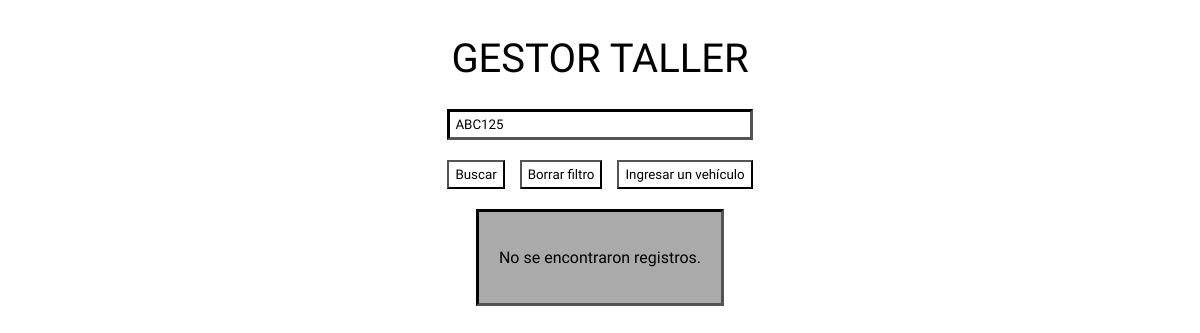
The app's page /index.php?patent=ABC125, older data.
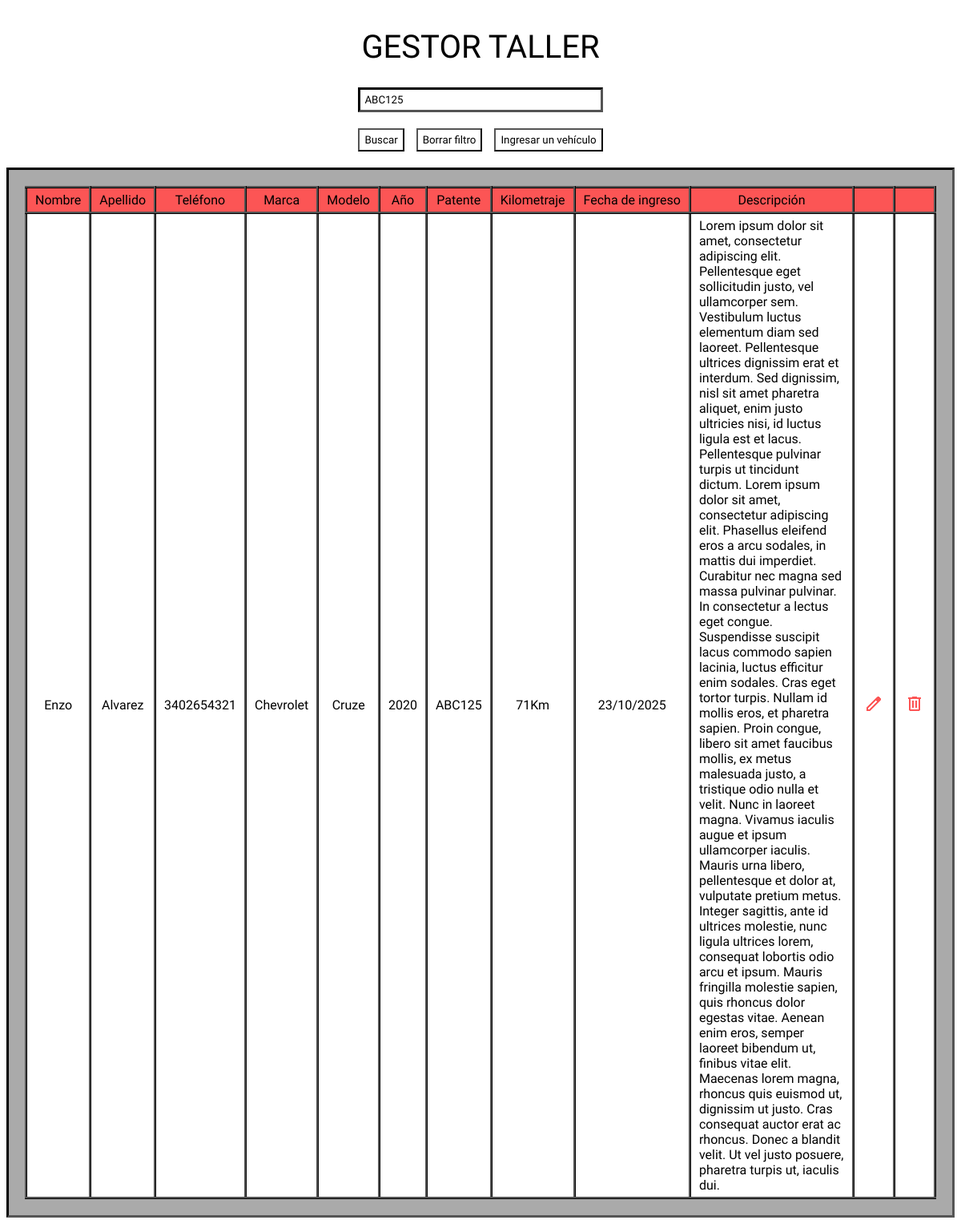
The same page, newer data.
### tables this page shows
CREATE TABLE register (
        id INTEGER PRIMARY KEY AUTOINCREMENT,
        id_client INTEGER DEFAULT NULL,
        id_vehicle INTEGER DEFAULT NULL,
        mileage INTEGER NOT NULL,
        entry_date date NOT NULL,
        descript varchar(100) DEFAULT NULL
    );

CREATE TABLE clients (
        id INTEGER PRIMARY KEY AUTOINCREMENT,
        name TEXT NOT NULL,
        surname TEXT NOT NULL,
        phone TEXT NULL
    );

CREATE TABLE vehicles (
        id INTEGER PRIMARY KEY AUTOINCREMENT,
        id_client INTEGER NOT NULL,
        brand TEXT NOT NULL,
        model TEXT NOT NULL,
        year_model INTEGER DEFAULT NULL,
        patent TEXT NOT NULL
    );

### index.php (the view, shortened to what this page needs)
<?php
    include("connection.php");
    $patentFilter = "";
    $params = [];
    if (isset($_GET['patent']) && !empty($_GET['patent'])) {
        $patentFilter = " WHERE v.patent LIKE ?";
        $params[] = "%" . $_GET['patent'] . "%";
    }
    $query = "SELECT c.name, c.surname, c.phone, v.id, v.brand, v.model, v.year_model, v.patent, r.mileage, r.entry_date, r.descript
            FROM register r
            INNER JOIN clients c ON r.id_client = c.id
            INNER JOIN vehicles v ON r.id_vehicle = v.id
            $patentFilter
            ORDER BY r.entry_date DESC
            /*LIMIT ? OFFSET ?*/";
    $stmt = $db->prepare($query);
    $stmt->execute($params);
    $results = $stmt->fetchAll(PDO::FETCH_ASSOC);
?>
<!DOCTYPE html>
<html lang="en">
<head>
    <link rel="stylesheet" href="CSS/style_index.css">
</head>
<body>
    <div class="main_container">
        <h1>GESTOR TALLER</h1>
        <form  class="search_form" method="GET" action="index.php">
            <input type="text" class="search_input" name="patent" placeholder="Buscar por patente" value="<?php echo isset($_GET['patent']) ? $_GET['patent'] : ''; ?>">
            <div class="button_search_content">
                <button type="submit" class="input_btns">Buscar</button>
                <button type="button" class="input_btns" onclick="window.location.href='index.php'">Borrar filtro</button>
                <button type="button" class="input_btns" onclick="window.location.href='add_register.php'">Ingresar un vehículo</button>
            </div>
        </form>
        <div class="background_table">
            <?php
                 if ($results && count($results) > 0) {
                    echo "<table class='register_table' style='border: 2px inset black; border-collapse: collapse;'>";
                    echo "<tr>
                            <td class='main_camp_table'><div class='camp_table'>Nombre</div></td>
                            <td class='main_camp_table'><div class='camp_table'>Apellido</div></td>
                            <td class='main_camp_table'><div class='camp_table'>Teléfono</div></td>
                            <td class='main_camp_table'><div class='camp_table'>Marca</div></td>
                            <td class='main_camp_table'><div class='camp_table'>Modelo</div></td>
                            <td class='main_camp_table'><div class='camp_table'>Año</div></td>
                            <td class='main_camp_table'><div class='camp_table'>Patente</div></td>
                            <td class='main_camp_table'><div class='camp_table'>Kilometraje</div></td>
                            <td class='main_camp_table'><div class='camp_table'>Fecha de ingreso</div></td>
                            <td class='main_camp_table'><div class='camp_table'>Descripción</div></td>
                            <td class='main_camp_table'><div class='camp_table'></div></td>
                            <td class='main_camp_table'><div class='camp_table'></div></td>
                        </tr>";
                    $grouped = [];
                    foreach ($results as $row) {
                        $id = $row['id'];
                        if (!isset($grouped[$id])) {
                            $grouped[$id] = [
                                'client' => [
                                    'name' => $row['name'],
                                    'surname' => $row['surname'],
                                    'phone' => $row['phone'],
                                    'brand' => $row['brand'],
                                    'model' => $row['model'],
                                    'year_model' => $row['year_model'],
                                    'patent' => $row['patent']
                                ],
                                'entries' => []
                            ];
                        }
                        $grouped[$id]['entries'][] = [
                            'mileage' => $row['mileage'],
                            'entry_date' => $row['entry_date'],
                            'descript' => $row['descript']
                        ];
                    }
                    foreach ($grouped as $id => $vehicle) {
                    $rowspan = count($vehicle['entries']);
                    $first = true;
                        foreach ($vehicle['entries'] as $entry) {
                            echo "<tr>";
                            if ($first) {
                                echo "<td rowspan='$rowspan'><div class='camp_table'>{$vehicle['client']['name']}</div></td>";
                                echo "<td rowspan='$rowspan'><div class='camp_table'>{$vehicle['client']['surname']}</div></td>";
                                echo "<td rowspan='$rowspan'><div class='camp_table'>{$vehicle['client']['phone']}</div></td>";
                                echo "<td rowspan='$rowspan'><div class='camp_table'>{$vehicle['client']['brand']}</div></td>";
                                echo "<td rowspan='$rowspan'><div class='camp_table'>{$vehicle['client']['model']}</div></td>";
                                echo "<td rowspan='$rowspan'><div class='camp_table'>{$vehicle['client']['year_model']}</div></td>";
                                echo "<td rowspan='$rowspan'><div class='camp_table'>{$vehicle['client']['patent']}</div></td>";
                                $first = false;
                            }
                            echo "<td><div class='camp_table'>" . number_format($entry['mileage'], 0, ',', '.') . "Km</div></td>";
                            echo "<td><div class='camp_table'>" . date("d/m/Y", strtotime($entry['entry_date'])) . "</div></td>";
                            echo "<td class='descript_camp'><div class='camp_table'>" . htmlspecialchars($entry['descript']) . "</div></td>";
                            if ($first === false && $entry === $vehicle['entries'][0]) {
                                echo "<td rowspan='$rowspan' class='mod_camp_table'>
                                        <div class='camp_table'>
                                            <button type='button' class='mod_btn' onclick=\"window.location.href='regedit.php?id_vehicle=$id'\">
                                                <img src='images/edit_icon.png'>
                                            </button>
                                        </div>
                                    </td>";
                            }
                            if ($first === false && $entry === $vehicle['entries'][0]) {
                                echo "<td rowspan='$rowspan' class='mod_camp_table'>
                                        <div class='camp_table'>
                                            <form method='POST' action='delete_register.php' onsubmit=\"return confirm('¿Estás seguro de que querés eliminar este registro?')\">
                                                <input type='hidden' name='id_vehicle' value='$id'>
                                                <input type='hidden' name='redirect' value='index.php'>
                                                <button type='submit' class='mod_btn'>
                                                    <img src='images/delete_icon.png'>
                                                </button>
                                            </form>
                                        </div>
                                    </td>";
                            }
                            echo "</tr>";
                        }
                    }
                    echo "</table>";
                } else {
                    echo "<p>No se encontraron registros.</p>";
                }
            ?>
        </div>
    </div>
</body>
</html>

### CSS/style_index.css (style rules this page uses)
* { font-family: "Oswald", sans-serif; }
h1 { font-size: 40px; font-weight: 400; }
.main_container { display: flex; flex-direction: column; justify-content: center; align-items: center; }
.background_table { background-color: #AAA; padding: 20px; border: inset black; }
.search_form { display: flex; flex-direction: column; gap: 20px; margin-bottom: 20px; }
.search_input { display: flex; background-color: white; border: inset black; padding: 5px; }
.button_search_content { display: flex; gap: 15px; }
.input_btns { display: flex; padding-top: 5px; padding-bottom: 5px; background-color: white; cursor: pointer; transform: scale(1); transition: 0.1s; }
.register_table { width: 100%; border-collapse: collapse; table-layout: auto; }
td { border: inset black 3px; padding: 5px; padding-inline: 10px; justify-content: center; white-space: nowrap; background-color: white; }
.descript_camp { white-space: normal; overflow-wrap: break-word; }
.main_camp_table { background-color: #fc5555; }
.camp_table { display: flex; justify-content: center; }
.mod_btn { background-color: white; border: none; padding: 0; cursor: pointer; transform: scale(1); transition: 0.1s; }
.mod_camp_table { padding-inline: 12px; }

Row changes from the older to the newer data that the page shows:
added register: id_client.name "Enzo", id_client.surname "Alvarez", id_client.phone "3402654321", id_vehicle.brand "Chevrolet", id_vehicle.model "Cruze", id_vehicle.year_model "2020", id_vehicle.patent "ABC125", mileage "71", entry_date "23/10/2025", descript "Lorem ipsum dolor sit amet, consectetur adipiscing elit. Pellentesque eget sollicitudin justo, vel ullamcorper sem. Vestibulum luctus elementum diam sed laoreet. Pellentesque ultrices dignissim erat et interdum. Sed dignissim, nisl sit amet pharetra aliquet, enim justo ultricies nisi, id luctus ligula est et lacus. Pellentesque pulvinar turpis ut tincidunt dictum. Lorem ipsum dolor sit amet, consectetur adipiscing elit. Phasellus eleifend eros a arcu sodales, in mattis dui imperdiet. Curabitur nec magna sed massa pulvinar pulvinar. In consectetur a lectus eget congue. Suspendisse suscipit lacus commodo sapien lacinia, luctus efficitur enim sodales. Cras eget tortor turpis. Nullam id mollis…"
Text that changed along with them:
text no longer shown: "No se encontraron registros."
text now shown: "Nombre Apellido Teléfono Marca Modelo Año Patente Kilometraje Fecha de ingreso Descripción"
